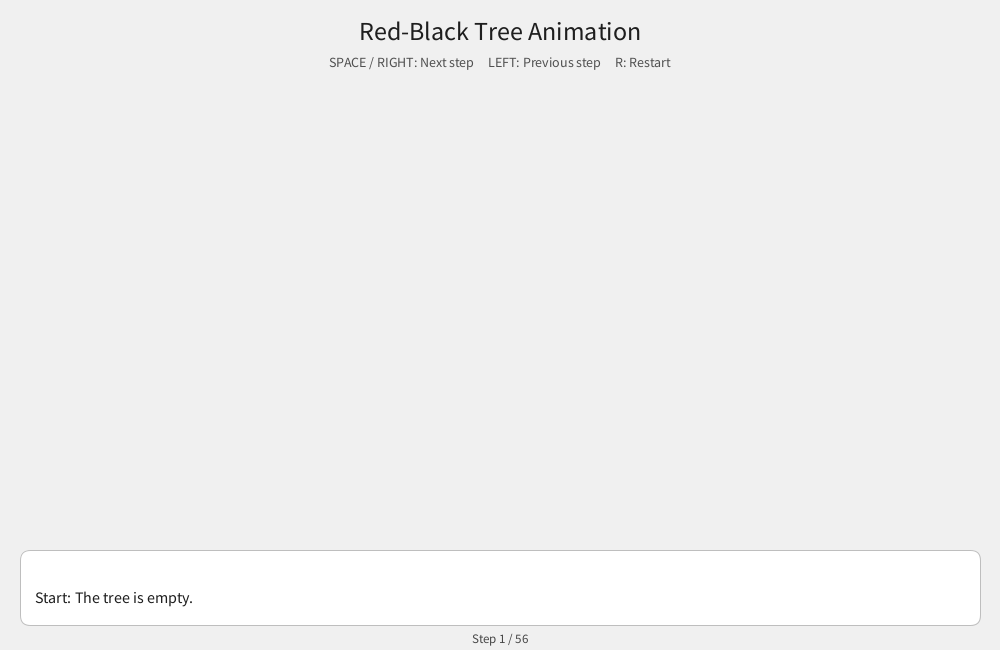
Frame 1 (no input)
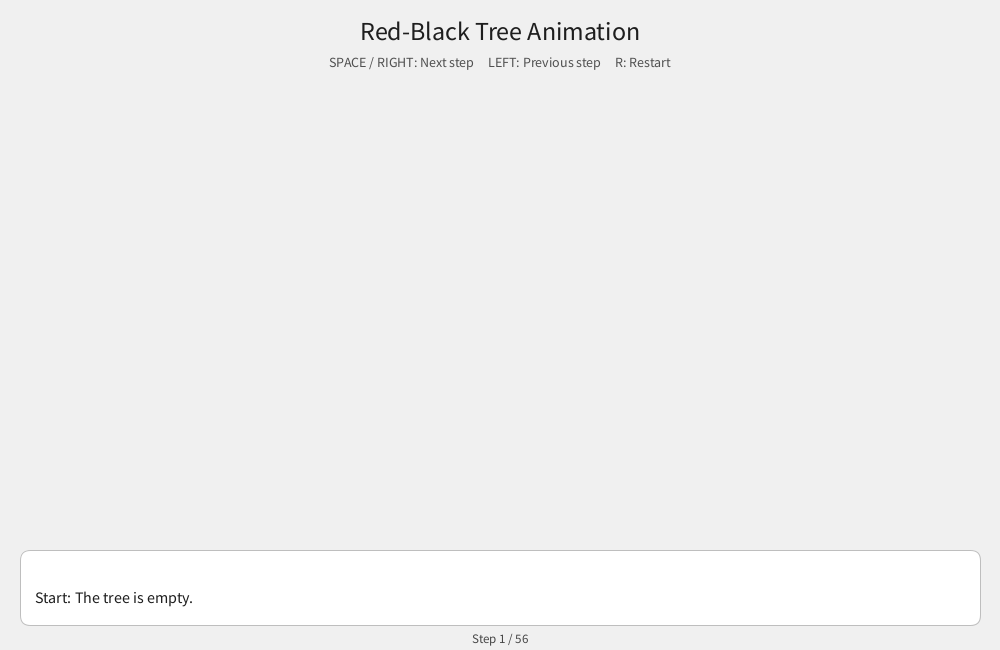
Frame 60 (the mouse pressed at the canvas centre just before this capture)
Frame 120 (the mouse held since frame 60 and released just before this capture): identical to frame 60, image omitted

The Processing sketch that drew these frames (run headless with seeded random() and noise(); from frame 60 on, the mouse is pressed at the canvas centre):

// Processing sketch: Red_BlackBinaryTree
// ── Red_BlackBinaryTree.pde

ArrayList<Frame> frames = new ArrayList<Frame>();
int frameIndex = 0;

RBNode root;

//int[] numbers = {10, 20, 30, 15, 25, 5, 1, 8, 12, 18};
int[] numbers = new int[20];

void setup() {
  size(1000, 650);
  textAlign(CENTER, CENTER);
  buildAnimation();
}

void draw() {
  background(240);

  fill(30);
  textSize(26);
  text("Red-Black Tree Animation", width/2, 30);

  fill(80);
  textSize(14);
  text("SPACE / RIGHT: Next step     LEFT: Previous step     R: Restart",
       width/2, 62);

  if (frames.size() == 0) return;

  Frame f = frames.get(frameIndex);

  // Draw connections first, behind the nodes
  drawEdges(f.root, 0, 0);

  // Draw the nodes
  drawNodes(f.root, 0, 0);

  // Display the algorithm explanation
  fill(255);
  stroke(190);
  rect(20, height-100, width-40, 75, 10);

  fill(30);
  noStroke();
  textSize(16);
  textAlign(LEFT, CENTER);
  text(f.message, 35, height-75, width-70, 45);
  textAlign(CENTER, CENTER);

  fill(70);
  textSize(13);
  text("Step " + (frameIndex+1) + " / " + frames.size(),
       width/2, height-12);
}

void keyPressed() {
  if (key == ' ' || keyCode == RIGHT) {
    if (frameIndex < frames.size()-1) {
      frameIndex++;
    }
  } 
  else if (keyCode == LEFT) {
    if (frameIndex > 0) {
      frameIndex--;
    }
  } 
  else if (key == 'r' || key == 'R') {
    buildAnimation();
  }
}

// Build the entire sequence of animation frames
void buildAnimation() {
  frames.clear();
  root = null;
  frameIndex = 0;
  
  // Generate unique random numbers
  int[] numbers = new int[20];
  
  for (int i=0; i<numbers.length; i++) {
    int value;
    
    do {
      value = (int)random(100);
    } while (containsNumber(numbers, i, value));
    
    numbers[i] = value;
  }

  addFrame("Start: The tree is empty.");

  for (int value : numbers) {
    insert(value);
  }
}


boolean containsNumber(int[] arr, int length, int value) {
  for (int i=0; i<length; i++) {
    if (arr[i] == value) {
      return true;
    }
  }
  return false;
}


void addFrame(String message) {
  frames.add(new Frame(snapshot(root), message));
}

// Create an independent copy of the current tree
SnapNode snapshot(RBNode node) {
  if (node == null) return null;

  SnapNode copy = new SnapNode(node.val, node.red);
  copy.left = snapshot(node.left);
  copy.right = snapshot(node.right);

  return copy;
}

// Insert using the Binary Search Tree rule first
void insert(int value) {
  RBNode z = new RBNode(value);
  RBNode parent = null;
  RBNode current = root;

  while (current != null) {
    parent = current;

    if (value < current.val) {
      current = current.left;
    } 
    else if (value > current.val) {
      current = current.right;
    } 
    else {
      return; // Ignore duplicate values
    }
  }

  z.parent = parent;

  if (parent == null) {
    root = z;
  } 
  else if (value < parent.val) {
    parent.left = z;
  } 
  else {
    parent.right = z;
  }

  z.red = true;

  addFrame("Insert " + value + " as a RED node.");

  fixInsert(z);
}

// Repair Red-Black Tree rules after insertion
void fixInsert(RBNode z) {
  while (z != root &&
         z.parent.red) {

    RBNode parent = z.parent;
    RBNode grand = parent.parent;

    // Parent is the left child of the grandparent
    if (parent == grand.left) {
      RBNode uncle = grand.right;

      // CASE 1: Uncle is RED
      if (isRed(uncle)) {
        parent.red = false;
        uncle.red = false;
        grand.red = true;

        addFrame("Case 1: Parent and uncle are RED. "
                 + "Recolor both BLACK and grandparent RED.");

        z = grand;
      } 
      else {
        // CASE 2: Triangle shape
        if (z == parent.right) {
          z = parent;
          rotateLeft(z);

          addFrame("Case 2: Left rotation changes "
                   + "the triangle into a line.");

          parent = z.parent;
          grand = parent.parent;
        }

        // CASE 3: Line shape
        parent.red = false;
        grand.red = true;

        rotateRight(grand);

        addFrame("Case 3: Recolor and rotate right.");
      }
    } 
    else {
      // Mirror cases: parent is the right child
      RBNode uncle = grand.left;

      // CASE 1: Uncle is RED
      if (isRed(uncle)) {
        parent.red = false;
        uncle.red = false;
        grand.red = true;

        addFrame("Mirror Case 1: Parent and uncle are RED. "
                 + "Recolor both BLACK and grandparent RED.");

        z = grand;
      } 
      else {
        // CASE 2: Triangle shape
        if (z == parent.left) {
          z = parent;
          rotateRight(z);

          addFrame("Mirror Case 2: Right rotation changes "
                   + "the triangle into a line.");

          parent = z.parent;
          grand = parent.parent;
        }

        // CASE 3: Line shape
        parent.red = false;
        grand.red = true;

        rotateLeft(grand);

        addFrame("Mirror Case 3: Recolor and rotate left.");
      }
    }
  }

  root.red = false;
  addFrame("The root must be BLACK. Insertion complete.");
}

boolean isRed(RBNode node) {
  return node != null && node.red;
}

// Left rotation
void rotateLeft(RBNode x) {
  RBNode y = x.right;

  x.right = y.left;

  if (y.left != null) {
    y.left.parent = x;
  }

  y.parent = x.parent;

  if (x.parent == null) {
    root = y;
  } 
  else if (x == x.parent.left) {
    x.parent.left = y;
  } 
  else {
    x.parent.right = y;
  }

  y.left = x;
  x.parent = y;
}

// Right rotation
void rotateRight(RBNode x) {
  RBNode y = x.left;

  x.left = y.right;

  if (y.right != null) {
    y.right.parent = x;
  }

  y.parent = x.parent;

  if (x.parent == null) {
    root = y;
  } 
  else if (x == x.parent.right) {
    x.parent.right = y;
  } 
  else {
    x.parent.left = y;
  }

  y.right = x;
  x.parent = y;
}

// Calculate a node's screen position
float nodeX(int index, int depth) {
  return width * (index + 0.5) / pow(2, depth);
}

float nodeY(int depth) {
  return 115 + depth * 75;
}

// Draw the edges
void drawEdges(SnapNode node, int index, int depth) {
  if (node == null) return;

  float x = nodeX(index, depth);
  float y = nodeY(depth);

  stroke(100);
  strokeWeight(2);

  if (node.left != null) {
    line(x, y, nodeX(index*2, depth+1), nodeY(depth+1));
    drawEdges(node.left, index*2, depth+1);
  }

  if (node.right != null) {
    line(x, y, nodeX(index*2+1, depth+1), nodeY(depth+1));
    drawEdges(node.right, index*2+1, depth+1);
  }
}

// Draw red and black nodes
void drawNodes(SnapNode node, int index, int depth) {
  if (node == null) return;

  float x = nodeX(index, depth);
  float y = nodeY(depth);

  if (node.left != null) {
    drawNodes(node.left, index*2, depth+1);
  }

  if (node.right != null) {
    drawNodes(node.right, index*2+1, depth+1);
  }

  stroke(255);
  strokeWeight(2);

  if (node.red) {
    fill(210, 50, 50);
  } 
  else {
    fill(30);
  }

  ellipse(x, y, 44, 44);

  fill(255);
  noStroke();
  textSize(15);
  text(node.val, x, y);
}

class RBNode {
  int val;
  boolean red = true;

  RBNode left;
  RBNode right;
  RBNode parent;

  RBNode(int value) {
    val = value;
  }
}

// An immutable snapshot used for animation
class SnapNode {
  int val;
  boolean red;
  SnapNode left;
  SnapNode right;

  SnapNode(int value, boolean isRed) {
    val = value;
    red = isRed;
  }
}

class Frame {
  SnapNode root;
  String message;

  Frame(SnapNode tree, String explanation) {
    root = tree;
    message = explanation;
  }
}
